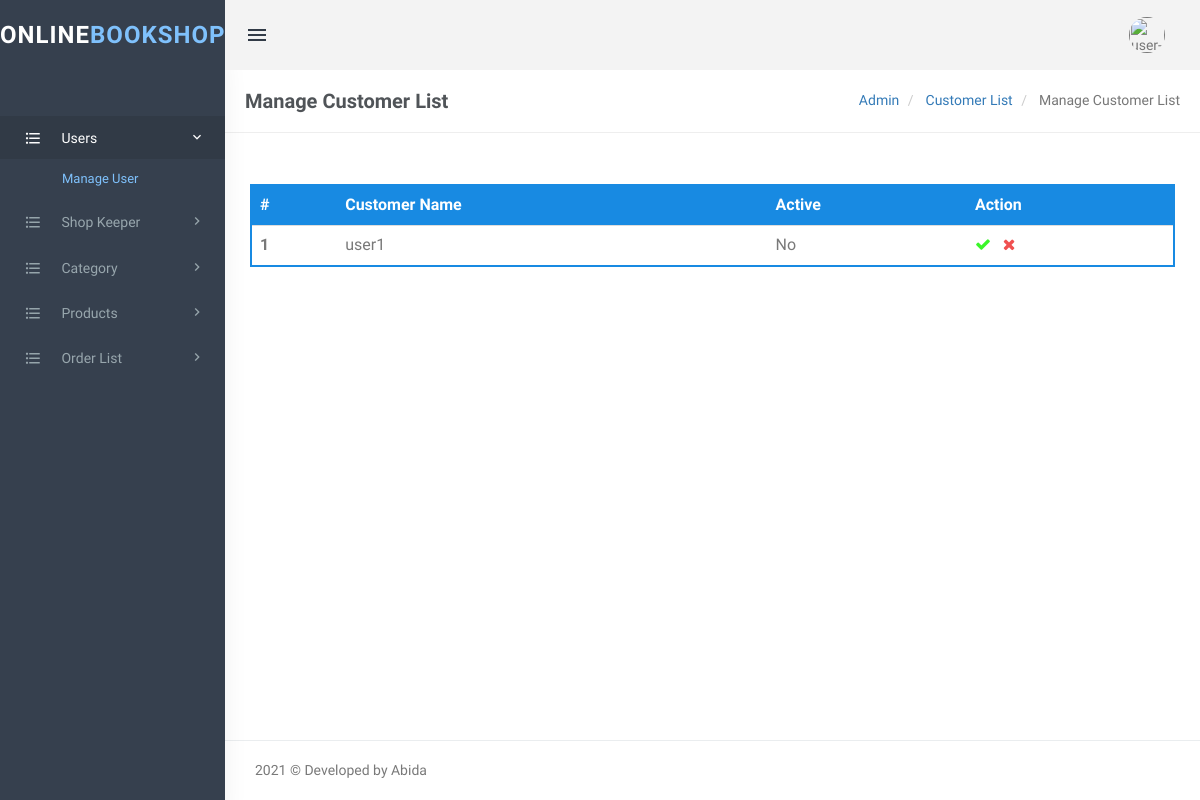
Before: /View/admin/manage-Customer.php (signed in) with the older database file.
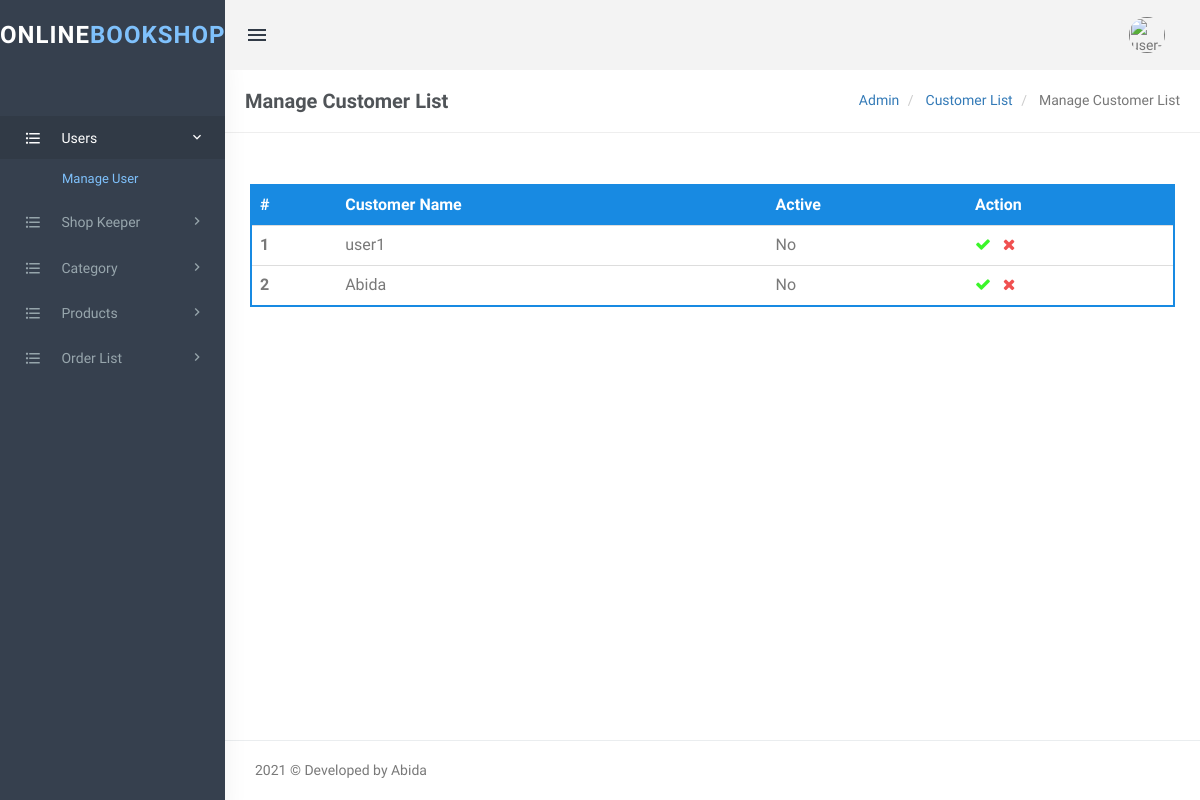
After: the same page with the newer database file.
### tables this page shows
CREATE TABLE `users` (
  `user_id` int(11) NOT NULL,
  `name` varchar(255) NOT NULL,
  `password` varchar(50) NOT NULL,
  `email` varchar(50) NOT NULL,
  `phone` varchar(15) NOT NULL,
  `added_on` timestamp NOT NULL DEFAULT current_timestamp(),
  `usertype` int(11) NOT NULL DEFAULT 0,
  `address` varchar(255) NOT NULL,
  `username` varchar(255) NOT NULL,
  `Is_Active` int(1) NOT NULL
);

### View/admin/manage-Customer.php (the view, shortened to what the changed rows need)
<?php
try{
    $conn=new PDO("mysql:host=localhost;dbname=bookdb;",'root','');
    $conn->setAttribute(PDO::ATTR_ERRMODE, PDO::ERRMODE_EXCEPTION);
}
catch(PDOException $e){
    echo "<script>window.alert('Database connection error');</script>";
}
if ((!isset($_SESSION['username'])) || isset($_GET['logout'])) {
    session_destroy();
    unset($_SESSION['username']);
    header("location: ../../login.php");
} else {
?>
    <!DOCTYPE html>
    <html lang="en">
    <head>
        <link href="assets/css/bootstrap.min.css" rel="stylesheet" type="text/css" />
        <link href="assets/css/core.css" rel="stylesheet" type="text/css" />
        <link href="assets/css/components.css" rel="stylesheet" type="text/css" />
        <link href="assets/css/icons.css" rel="stylesheet" type="text/css" />
        <link href="assets/css/pages.css" rel="stylesheet" type="text/css" />
        <link href="assets/css/menu.css" rel="stylesheet" type="text/css" />
        <link href="assets/css/responsive.css" rel="stylesheet" type="text/css" />
        <link rel="stylesheet" href="https://cdnjs.cloudflare.com/ajax/libs/switchery/0.8.2/switchery.css">
    </head>
    <body class="fixed-left">
        <div id="wrapper">
            <div class="content-page">
                <div class="content">
                    <div class="container">
                        <div class="row">
                            <div class="row">
                                <div class="col-md-12">
                                    <div class="demo-box m-t-20">
                                        <div class="table-responsive">
                                            <table class="table m-0 table-colored-bordered table-bordered-primary">
                                                <thead>
                                                    <tr>
                                                        <th>#</th>
                                                        <th>Customer Name</th>
                                                        <th>Active</th>
                                                        <th>Action</th>
                                                    </tr>
                                                </thead>
                                                <tbody>
                                                    <?php
                                                    try{
                                                        $sql= "Select * from users where usertype != 1";
                                                        $cnt = 1;
                                                        $adminobject=$conn->query($sql);
                                                        $adminTab= $adminobject->fetchAll();
                                                        foreach($adminTab as $key){
                                                                    ?>
                                                                    <tr>
                                                                        <th scope="row"><?php echo htmlentities($cnt); ?></th>
                                                                        <td><?php echo $key[8]; ?></td>
                                                                        <td id="updateApprvVal<?php echo $key[9]; ?>">
                                                                        <?php
                                                                        if($key[9] == 0){
                                                                            echo 'No';
                                                                        }else {
                                                                            echo 'Yes';
                                                                        }
                                                                         ?></td>
                                                                        <td>
                                                                            <a style="cursor: pointer;" onclick="statusUpdate(1,<?php echo $key[0]; ?>)"><i class="fa fa-check" style="color: #3AF629;"></i></a>
                                                                            <a style="cursor: pointer;" onclick="statusUpdate(0,<?php echo $key[0]; ?>)"><i class="fa fa-times" style="color: #f05050"></i></a>
                                                                        </td>
                                                                    </tr>
                                                                    <?php
                                                        $cnt++;
                                                        }
                                                    }catch(PDOException $err){
                                                        echo $err;
                                                    }
                                                    ?>
                                                </tbody>
                                            </table>
                                        </div>
                                    </div>
                                </div>
                            </div>
                        </div>
                    </div>
                </div>
            </div>
    </body>
    </html>
<?php } ?>

Changed rows visible on the page:
added users: username "Abida", Is_Active "No"
